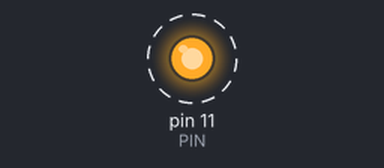
This program was run on a simulated Raspberry Pi (header pin numbers). Parts: output pins drawn as LEDs (lit = HIGH). Dashed ring = blinking. What the program prints to the terminal is not drawn. At 10.0 s the program stops and its outputs stay as they are.

Above: at 0.02 s.
Timing chart, 0 to 3.0 s (numbered marks = the images above):
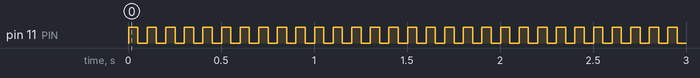

Measured:
- by itself, pin 11 (PIN): alternates HIGH for 0.05 s and LOW for 0.05 s, 200 changes in all, then stays LOW

The program:

Blink.py
```python
#!/usr/bin/python
# Blink Demo
# Derived from http://www.rpiblog.com/2012/09/using-gpio-of-raspberry-pi-to-blink-led.html
#

# Problem Parameters
PIN=11
BLINKS=100
BLINK_ON=0.050
BLINK_OFF=0.050

Banner=""""Blink Demo
Writing to pin: {0:}
Number of Blinks: {1:}
Blinks Time ON: {2:} sec
Blinks Time OFF: {3:} sec
Expected run time: {4:} sec
Using 2, 270 Ohm Resistors to drop voltage before reaching LED
DO NOT STOP THIS WHILE PROGRAM IS RUNNING!!!
""".format(PIN,BLINKS,BLINK_ON,BLINK_OFF,BLINKS*(BLINK_ON+BLINK_OFF))

print Banner

import RPi.GPIO as GPIO
import time

# blinking function
def blink(pin,on_time,off_time):
	# Should maybe have a try and/or catch exception here???
        GPIO.output(pin,GPIO.HIGH)
        time.sleep(on_time)
        GPIO.output(pin,GPIO.LOW)
        time.sleep(off_time)
        return

# to use Raspberry Pi board pin numbers
GPIO.setmode(GPIO.BOARD)
# set up GPIO output channel
GPIO.setup(PIN, GPIO.OUT)
# blink GPIO17 50 times
for i in range(0,BLINKS):
        blink(PIN,BLINK_ON,BLINK_OFF)
GPIO.cleanup()
```
